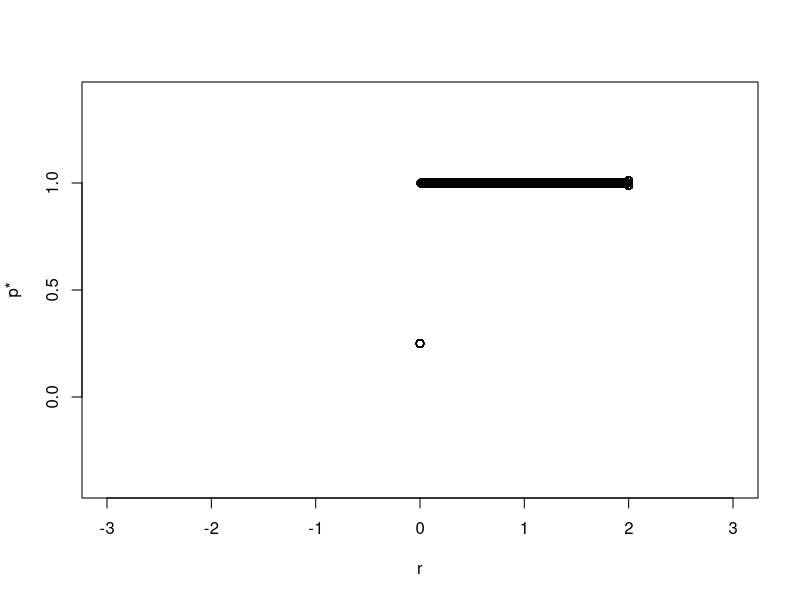

Source code (R):
r_vals <- seq(0, 2, by = 0.01)
t_vals <- seq(0, 1000, by = 1)
p_vals <- matrix(NA, # this tells R what we want to put in the matrix
                 nrow = length(r_vals), # this tells R how many rows we want
                 ncol = length(t_vals)) # this tells R how many columns we want
p_init <- 0.25
# We now want to fill the first column of each row of our matrix with this
# initial condition. To index a matrix in R, we use the syntax [m,n] where
# m denotes the row number and n denotes the column number. If we want to
# denote all rows (or all columns) we can leave the corresponding index blank.
p_vals[,1] <- p_init # this puts p_init in the first column of each row
for (r in 1:length(r_vals)) { # this loops through all r values
  for (t in 1:(length(t_vals) - 1)) { # this loops through all time steps
    # we record the simulation results within the r-th row of our matrix
    p_vals[r,t+1] <- p_vals[r,t] + r_vals[r]*(1 - p_vals[r,t])*p_vals[r,t]
    # like vectors we previously used, we can used [i] to assign value to or
    # pick value from a specific element with index i. For matrix, we have to
    # specify two index [i,j] to locate a specific element, where i represent
    # the i-th row and j represent the j-th row.
  }
}
# we'll setup the plot using the results for the first r value in our list
plot(rep(r_vals[1], 100), p_vals[1,902:1001], type = "p", xlim = c(-3, 3),
     ylim = c(-0.4, 1.4), xlab = "r", ylab = "p*")
# then we'll loop through each of our other r values and add them to the plot;
# we use the points() function which adds the data to the current plot as
# points without starting a new plot (if we used plot() it would create a
# new plot window each time instead of putting them all on the same plot)
for (r in 2:length(r_vals)) {
  points(rep(r_vals[r], 100), p_vals[r,902:1001])
}